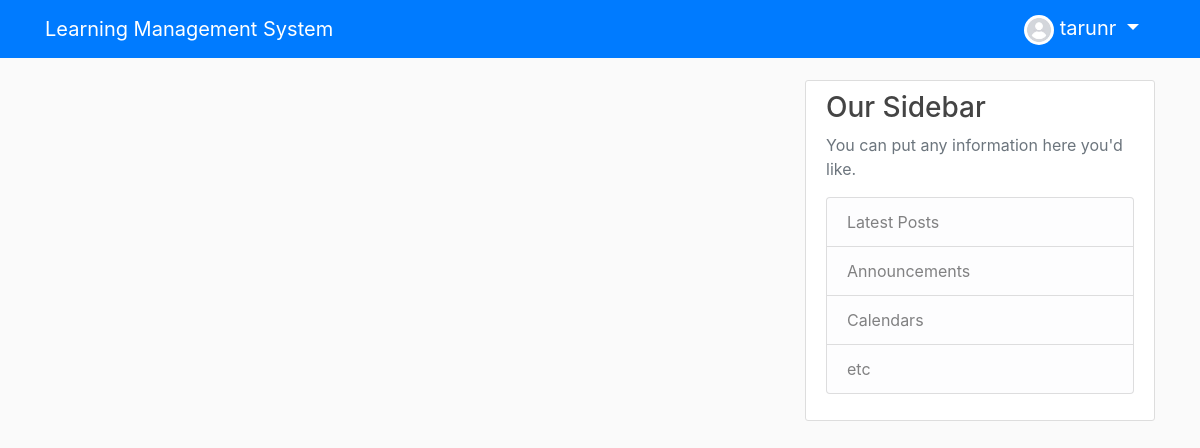
The page / (signed in) on the database as committed earlier.
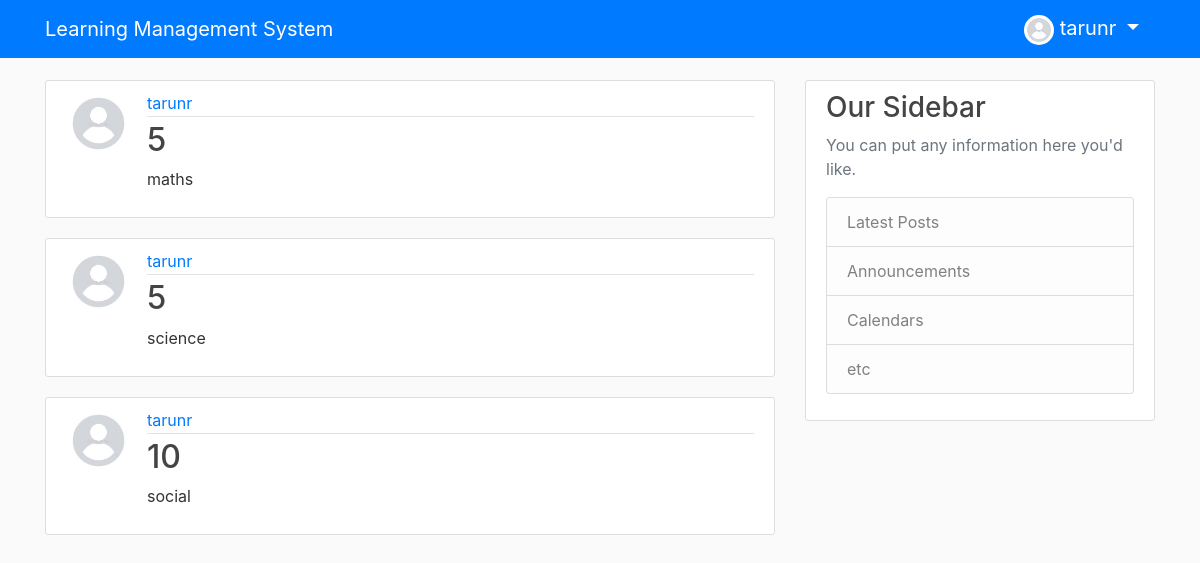
The same page on the database as committed later.
### blog/models.py (models this page shows, shortened)
class Post(models.Model):
    subject = models.CharField(max_length=100)
    section = models.CharField(max_length=60, choices=[("1","1"),("2","2"),("3","3"),("4","4"),("5","5"),("6","6"),("7","7"),("8","8"),("9","9"),("10","10"),("To be Filled","To be Filled")], default="To be Filled")
    instructor = models.ForeignKey(User, on_delete = models.CASCADE)

### users/models.py (models this page shows, shortened)
class Profile(models.Model):
    user = models.OneToOneField(User, on_delete=models.CASCADE)
    image = models.ImageField(default='default.jpg', upload_to='profile_pics')

### blog/views.py (the view)
# urls.py: path('', views.home, name='blog-home'),
@login_required
def home(request):
    user = get_object_or_404(User, username=request.user.username)
    user_id = user.id
    extend = get_object_or_404(Extend, user_id=user_id)
    context={}
    if extend.tag == "teacher":
        context.update({'posts':Post.objects.filter(instructor=user)})
    else:
        stud_extend = get_object_or_404(StudentExtend, user_id=user_id)
        context.update({'posts':Post.objects.filter(section=stud_extend.section)})
    return render(request, 'blog/home.html', context)

### blog/templates/blog/home.html (shortened to what this page needs)
{% extends "blog/base.html" %}
{% block content %}
	{% for post in posts %}
		<article class="media content-section">
			<img class="rounded-circle article-img" src="{{ post.instructor.profile.image.url }}">
  			<div class="media-body">
    				<div class="article-metadata">
      					<a class="mr-2" href="{% url 'user-posts' post.instructor.username %}">{{ post.instructor }}</a>
    				</div>
				<h2><a class="article-title" href="{% url 'post-detail' post.id %}">{{ post.section }}</a></h2>
    				<p class="article-content">{{ post.subject }}</p>
  			</div>
		</article>
	{% endfor %}
{% endblock content %}

Rows that differ between the two databases and show on the page:
added Post: instructor.profile.image (placeholder picture), instructor "tarunr", section "5", subject "maths"
added Post: instructor.profile.image (placeholder picture), instructor "tarunr", section "5", subject "science"
added Post: instructor.profile.image (placeholder picture), instructor "tarunr", section "10", subject "social"
